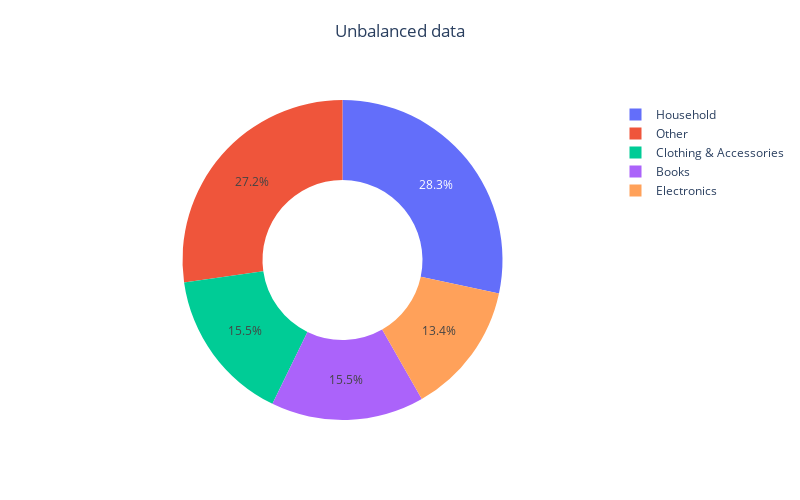

This figure's notebook cell:
### Code cell
def show_data_balance(data, category_dict, text_title):
    val = []
    lab = []
    for k, v in category_dict.items():
        val.append(len(data[data['category'] == v]))
        lab.append(k)
    fig = go.Figure(data = [go.Pie(values = val, labels = lab, hole = 0.5, textinfo = 'percent', title = " ")])
    fig.update_layout(height = 500, width = 800, showlegend = True, title = dict(text = text_title, x = 0.5, y = 0.95)) 
    fig.show()
    return val
val_for_weight = show_data_balance(newdata, other_category_dict, "Unbalanced data")

### Figure 1 — Plotly figure (JSON) as saved in the notebook; plotly's stock layout.template omitted (floating-point values rounded to 4 significant figures)
{"data": [{"hole": 0.5, "labels": ["Household", "Books", "Clothing & Accessories", "Electronics", "Other"], "textinfo": "percent", "title": {"text": " "}, "type": "pie", "values": [9890, 5397, 5423, 4674, 9504]}], "layout": {"height": 500, "showlegend": true, "title": {"text": "Unbalanced data", "x": 0.5, "y": 0.95}, "width": 800}}
